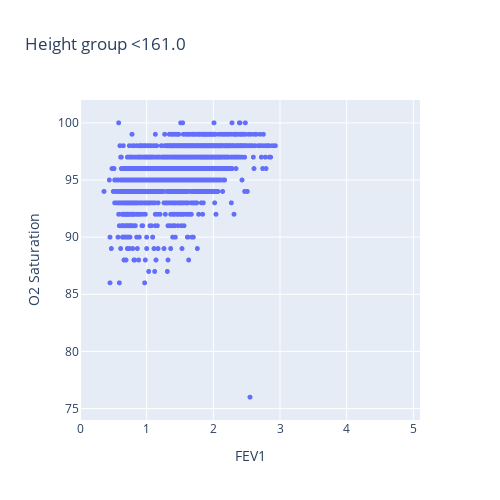
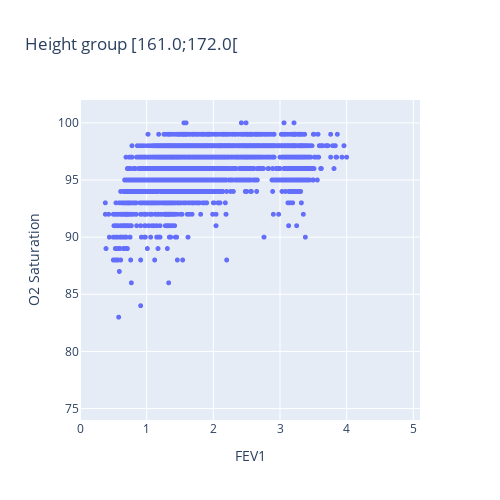
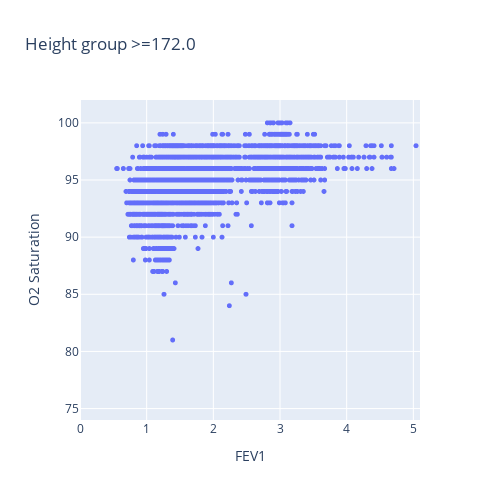

The cell these charts' notebook holds for them, in order:
### Code cell
var = "FEV1"
xaxis_range = [0, 5.1]
# var = 'FEV1 % Predicted'; xaxis_range = [0, 155]

# Plot with height
O2_FEV1["Height Group"], height_labels = partition_in_n_equal_groups(
    O2_FEV1["Height"], 3, True
)

fig = px.scatter(
    O2_FEV1,
    y="O2 Saturation",
    x=var,
    color="Height Group",
    marginal_x="histogram",
    marginal_y="histogram",
)
# fig.update_layout(autosize=False, width=800, height=800)
fig.update_traces(marker=dict(size=5), selector=dict(mode="markers"))
# fig.update_xaxes(range=[0.9*min(O2_FEV1["FEV1"]), 1.1*max(O2_FEV1["FEV1"])])
# fig.update_yaxes(range=[0.9*min(O2_FEV1["O2 Saturation"]), max(1.1*O2_FEV1["O2 Saturation"])])
# fig.show()
# Partition FEV1 % Predicted in 3 groups

for height_group in height_labels:
    mask_height = O2_FEV1["Height Group"] == height_group

    fig = px.scatter(
        O2_FEV1[mask_height],
        y="O2 Saturation",
        x=var,
        title="Height group {}".format(height_group),
    )
    fig.update_layout(autosize=False, width=500, height=500)
    fig.update_traces(marker=dict(size=5), selector=dict(mode="markers"))
    fig.update_xaxes(range=xaxis_range)
    fig.update_yaxes(range=[74, 102])
    fig.show()
    filename = "Height group " + height_group + " " + var + "-O2 raw"
    fig.write_image(plotsdir + filename + ".pdf")

### Figure 1 — Plotly figure (JSON) as saved in the notebook; plotly's stock layout.template omitted (floating-point values rounded to 4 significant figures; data arrays with more than 128 entries replaced by an {"elided": "..."} marker saying what was removed)
{"data": [{"hovertemplate": "FEV1=%{x}<br>O2 Saturation=%{y}<extra></extra>", "legendgroup": "", "marker": {"color": "#636efa", "size": 5, "symbol": "circle"}, "mode": "markers", "name": "", "showlegend": false, "type": "scattergl", "x": {"elided": "2935 float values"}, "xaxis": "x", "y": {"elided": "2935 int values"}, "yaxis": "y"}], "layout": {"autosize": false, "height": 500, "legend": {"tracegroupgap": 0}, "title": {"text": "Height group <161.0"}, "width": 500, "xaxis": {"anchor": "y", "domain": [0, 1], "range": [0, 5.1], "title": {"text": "FEV1"}}, "yaxis": {"anchor": "x", "domain": [0, 1], "range": [74, 102], "title": {"text": "O2 Saturation"}}}}

### Figure 2 — Plotly figure (JSON) as saved in the notebook; plotly's stock layout.template omitted (floating-point values rounded to 4 significant figures; data arrays with more than 128 entries replaced by an {"elided": "..."} marker saying what was removed)
{"data": [{"hovertemplate": "FEV1=%{x}<br>O2 Saturation=%{y}<extra></extra>", "legendgroup": "", "marker": {"color": "#636efa", "size": 5, "symbol": "circle"}, "mode": "markers", "name": "", "showlegend": false, "type": "scattergl", "x": {"elided": "3401 float values"}, "xaxis": "x", "y": {"elided": "3401 int values"}, "yaxis": "y"}], "layout": {"autosize": false, "height": 500, "legend": {"tracegroupgap": 0}, "title": {"text": "Height group [161.0;172.0["}, "width": 500, "xaxis": {"anchor": "y", "domain": [0, 1], "range": [0, 5.1], "title": {"text": "FEV1"}}, "yaxis": {"anchor": "x", "domain": [0, 1], "range": [74, 102], "title": {"text": "O2 Saturation"}}}}

### Figure 3 — Plotly figure (JSON) as saved in the notebook; plotly's stock layout.template omitted (floating-point values rounded to 4 significant figures; data arrays with more than 128 entries replaced by an {"elided": "..."} marker saying what was removed)
{"data": [{"hovertemplate": "FEV1=%{x}<br>O2 Saturation=%{y}<extra></extra>", "legendgroup": "", "marker": {"color": "#636efa", "size": 5, "symbol": "circle"}, "mode": "markers", "name": "", "showlegend": false, "type": "scattergl", "x": {"elided": "3191 float values"}, "xaxis": "x", "y": {"elided": "3191 int values"}, "yaxis": "y"}], "layout": {"autosize": false, "height": 500, "legend": {"tracegroupgap": 0}, "title": {"text": "Height group >=172.0"}, "width": 500, "xaxis": {"anchor": "y", "domain": [0, 1], "range": [0, 5.1], "title": {"text": "FEV1"}}, "yaxis": {"anchor": "x", "domain": [0, 1], "range": [74, 102], "title": {"text": "O2 Saturation"}}}}
